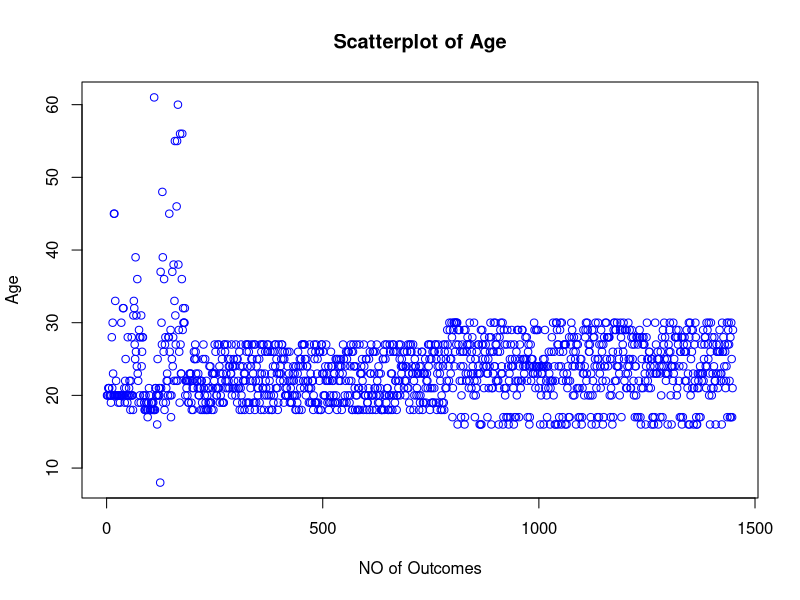
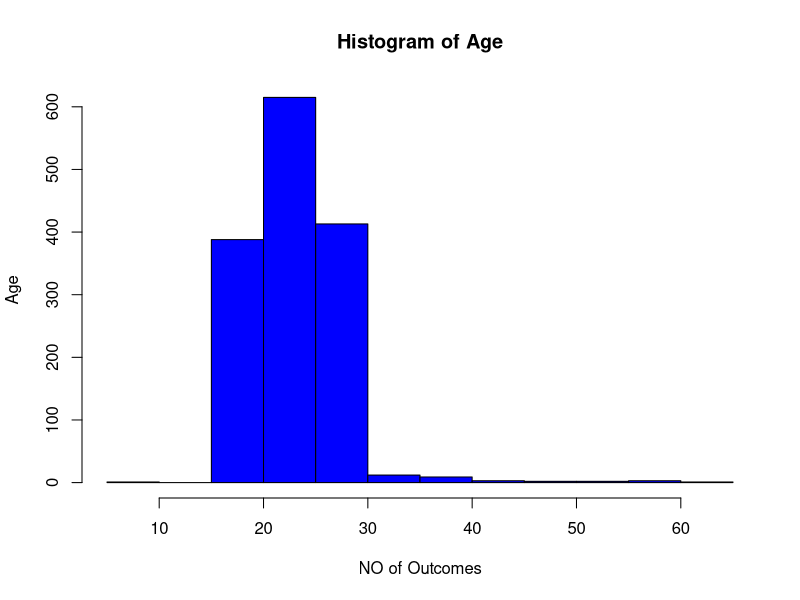
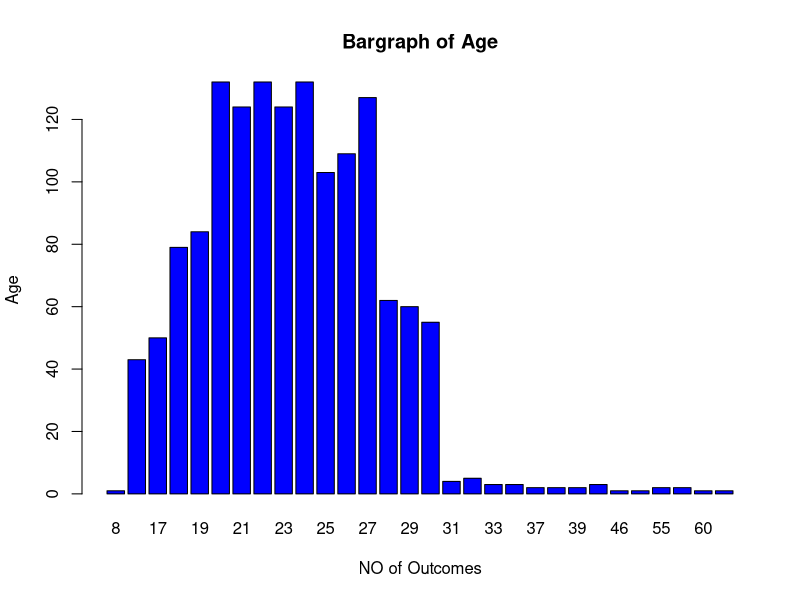
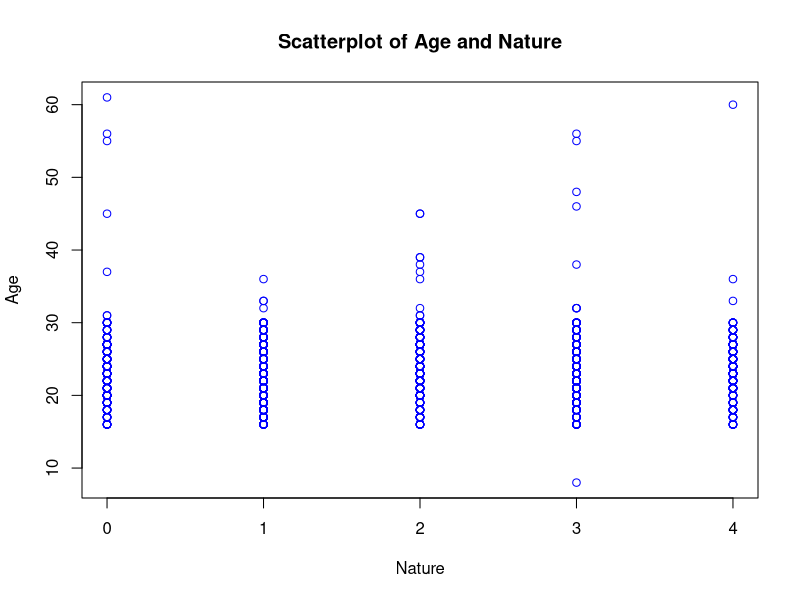
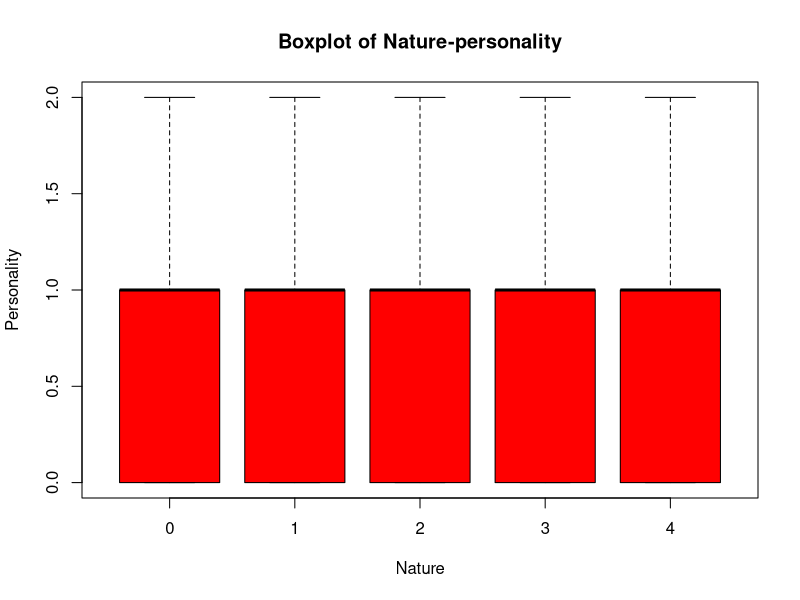
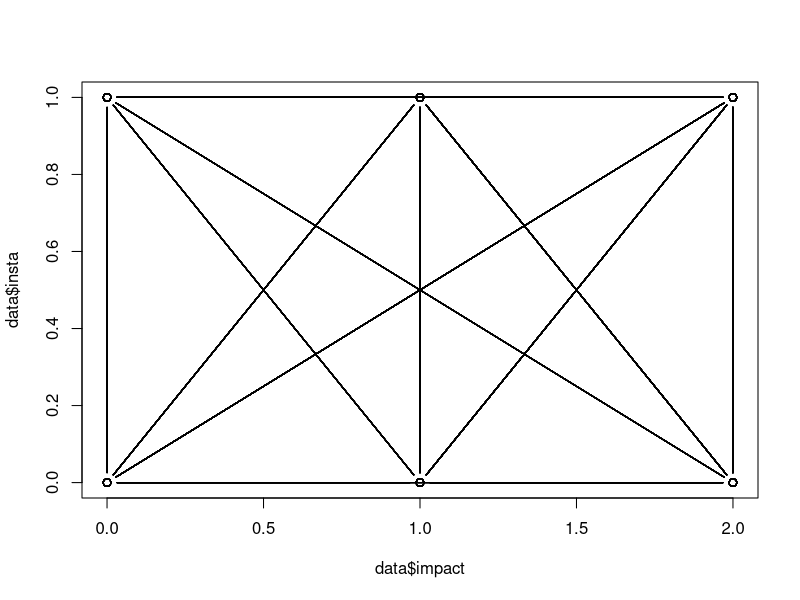
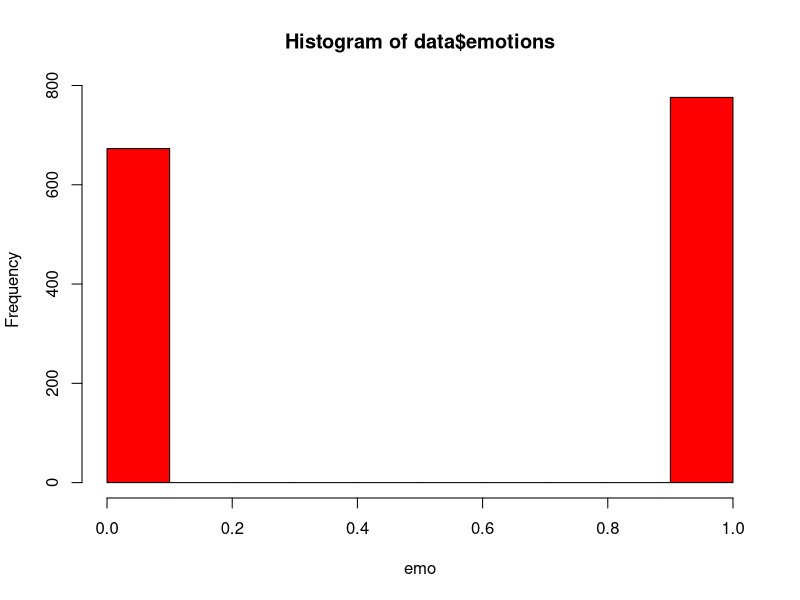

Recreate these plots in R, in order.
data<- read.csv("preproc.csv")

plot(data$Age,main = "Scatterplot of Age",xlab = "NO of Outcomes",ylab = "Age",col="blue")#Plotting a Scattered Graph
hist(data$Age, main = "Histogram of Age",xlab = "NO of Outcomes",ylab = "Age",col="blue")#Plotting a Histogram
barplot(table(data$Age), main = "Bargraph of Age",xlab = "NO of Outcomes",ylab = "Age",col="blue") #Plotting a Bar Graph
plot(data$Age~data$nature, main = "Scatterplot of Age and Nature",xlab = "Nature",ylab = "Age",col="blue")#Plotting a Scatterred graph with 2 Columns
boxplot(data$personality~data$nature,main = "Boxplot of Nature-personality",xlab = "Nature",ylab = "Personality",col="red")

plot(data$insta~data$impact, type= "b")

hist(data$emotions,xlab = 'emo', col='red')
